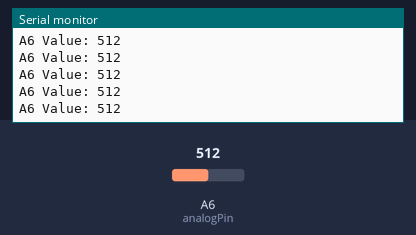
Bench run of a sketch on a simulated Arduino Nano, built with avr-gcc and run on an emulated ATmega328P. Shown: the last lines printed to the serial monitor. Inputs (shaded band) come from the test bench; at power-on: A6 (analogPin) = 512.

Above: at 1.2 s.
1.3 s: A6 (analogPin) set to 716
At 1.56 s:
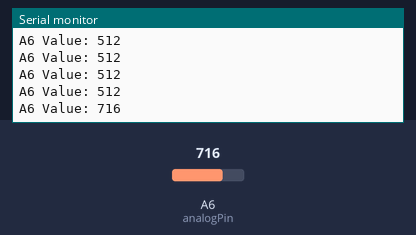
2.8 s: A6 (analogPin) set to 900
At 2.96 s:
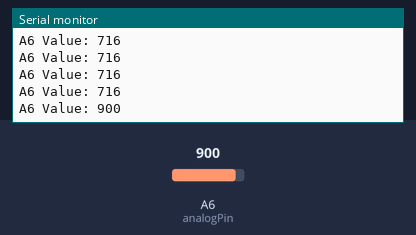
Timing chart, 0 to 5.8 s (numbered marks = the images above; inputs shaded):
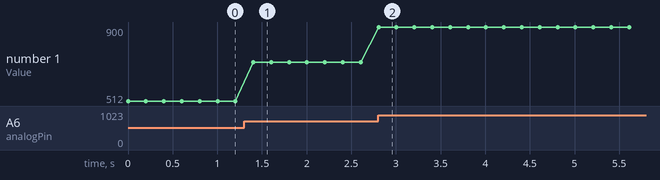

The sketch:

Reading_Anolog_Input_Channel_A6.ino
```cpp
const int analogPin = A6;

void setup() {
  Serial.begin(9600);
}

void loop() {

  int sensorValue = analogRead(analogPin);

  Serial.print("A6 Value: ");
  Serial.println(sensorValue);

  delay(200);
}
```

Measured:
- after the input at 1.3 s, the serial monitor: prints a new line after 0.10 s (image 1)
- after the input at 2.8 s, the serial monitor: prints a new line at once (image 2)
- plotted number 1: 512 → 716 after the input at 1.3 s, 716 → 900 after the input at 2.8 s
